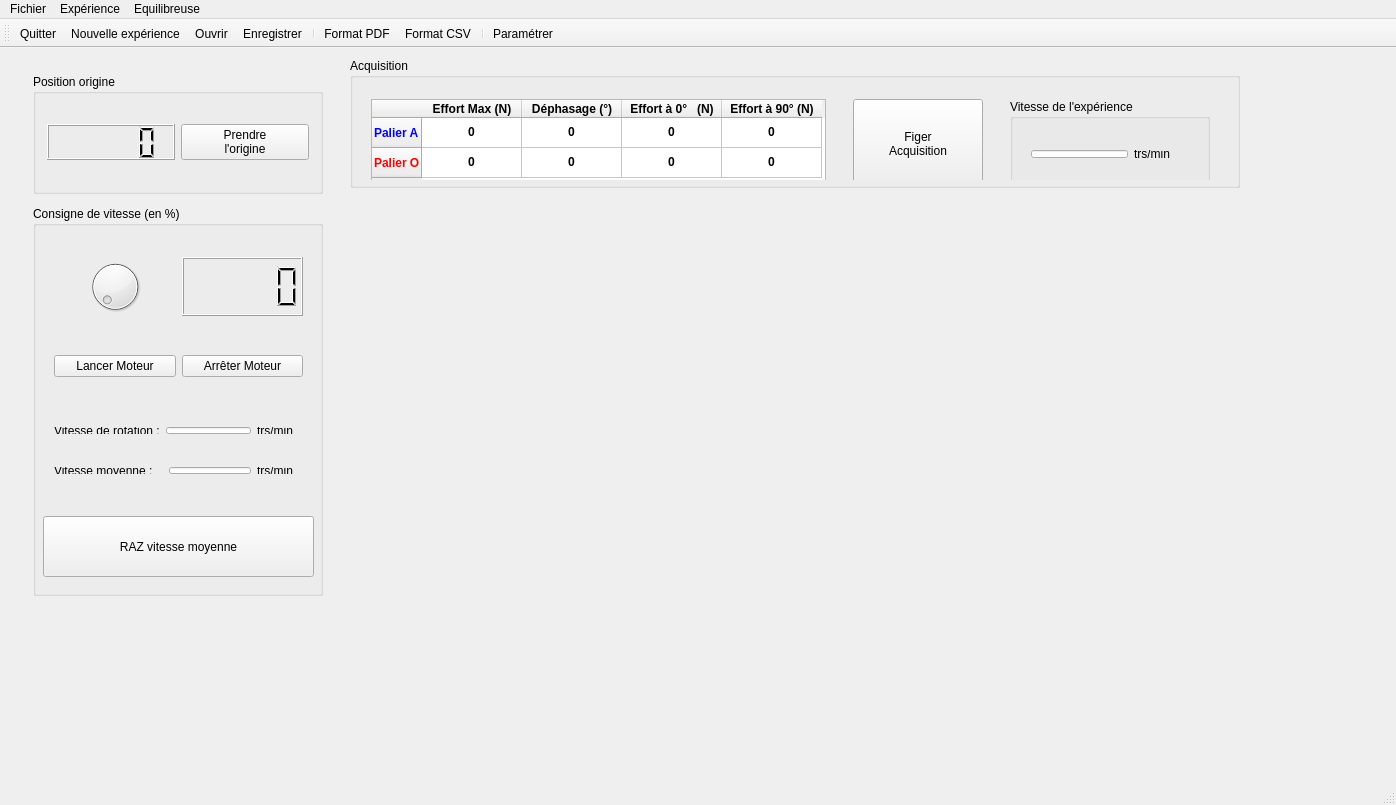
<?xml version="1.0" encoding="UTF-8"?>
<ui version="4.0">
 <class>Equilibreuse</class>
 <widget class="QMainWindow" name="Equilibreuse">
  <property name="geometry">
   <rect>
    <x>0</x>
    <y>0</y>
    <width>1396</width>
    <height>805</height>
   </rect>
  </property>
  <property name="windowTitle">
   <string>Equilibreuse</string>
  </property>
  <property name="styleSheet">
   <string notr="true"/>
  </property>
  <widget class="QWidget" name="centralWidget">
   <widget class="QWidget" name="layoutWidget">
    <property name="geometry">
     <rect>
      <x>8</x>
      <y>9</y>
      <width>341</width>
      <height>741</height>
     </rect>
    </property>
    <layout class="QGridLayout" name="gridLayout_3">
     <item row="0" column="0">
      <widget class="QGroupBox" name="groupeBoxOrigine">
       <property name="minimumSize">
        <size>
         <width>290</width>
         <height>120</height>
        </size>
       </property>
       <property name="maximumSize">
        <size>
         <width>290</width>
         <height>120</height>
        </size>
       </property>
       <property name="title">
        <string>Position origine</string>
       </property>
       <layout class="QGridLayout" name="gridLayout_2">
        <item row="0" column="0">
         <layout class="QGridLayout" name="gridLayout">
          <item row="0" column="0">
           <widget class="QLCDNumber" name="lcdNumberOrigine"/>
          </item>
          <item row="0" column="1">
           <widget class="QPushButton" name="buttonPrendreOrigine">
            <property name="text">
             <string>Prendre
l'origine</string>
            </property>
           </widget>
          </item>
         </layout>
        </item>
       </layout>
      </widget>
     </item>
     <item row="1" column="0">
      <widget class="QGroupBox" name="groupeBoxConsigneVitesse">
       <property name="minimumSize">
        <size>
         <width>290</width>
         <height>390</height>
        </size>
       </property>
       <property name="maximumSize">
        <size>
         <width>280</width>
         <height>390</height>
        </size>
       </property>
       <property name="title">
        <string>Consigne de vitesse (en %)</string>
       </property>
       <widget class="QPushButton" name="buttonRazVitesse">
        <property name="geometry">
         <rect>
          <x>10</x>
          <y>310</y>
          <width>271</width>
          <height>61</height>
         </rect>
        </property>
        <property name="text">
         <string>RAZ vitesse moyenne</string>
        </property>
       </widget>
       <widget class="QWidget" name="layoutWidget_2">
        <property name="geometry">
         <rect>
          <x>10</x>
          <y>210</y>
          <width>271</width>
          <height>29</height>
         </rect>
        </property>
        <layout class="QHBoxLayout" name="horizontalLayoutVitesseRotation">
         <item>
          <widget class="QLabel" name="label_VitesseRotation">
           <property name="text">
            <string>Vitesse de rotation :</string>
           </property>
          </widget>
         </item>
         <item>
          <widget class="QLineEdit" name="lineEditVitesseMoteur"/>
         </item>
         <item>
          <widget class="QLabel" name="label_Unite1">
           <property name="text">
            <string>trs/min   </string>
           </property>
          </widget>
         </item>
        </layout>
       </widget>
       <widget class="QWidget" name="layoutWidget_8">
        <property name="geometry">
         <rect>
          <x>10</x>
          <y>250</y>
          <width>271</width>
          <height>29</height>
         </rect>
        </property>
        <layout class="QHBoxLayout" name="horizontalLayoutVitesseMoyenne">
         <item>
          <widget class="QLabel" name="label_VitesseMoyenne">
           <property name="text">
            <string>Vitesse moyenne :   </string>
           </property>
          </widget>
         </item>
         <item>
          <widget class="QLineEdit" name="lineEditVitesseMoyenne"/>
         </item>
         <item>
          <widget class="QLabel" name="label_Unite2">
           <property name="text">
            <string>trs/min   </string>
           </property>
          </widget>
         </item>
        </layout>
       </widget>
       <widget class="QWidget" name="layoutWidget_3">
        <property name="geometry">
         <rect>
          <x>10</x>
          <y>130</y>
          <width>271</width>
          <height>61</height>
         </rect>
        </property>
        <layout class="QHBoxLayout" name="horizontalLayout">
         <item>
          <widget class="QPushButton" name="buttonLancerMoteur">
           <property name="text">
            <string>Lancer Moteur</string>
           </property>
          </widget>
         </item>
         <item>
          <widget class="QPushButton" name="buttonArretMoteur">
           <property name="text">
            <string>Arrêter Moteur</string>
           </property>
          </widget>
         </item>
        </layout>
       </widget>
       <widget class="QWidget" name="layoutWidget_4">
        <property name="geometry">
         <rect>
          <x>10</x>
          <y>40</y>
          <width>271</width>
          <height>81</height>
         </rect>
        </property>
        <layout class="QHBoxLayout" name="horizontalLayout_2">
         <item>
          <widget class="QDial" name="buttonFixerConsigneVitesse">
           <property name="maximum">
            <number>100</number>
           </property>
          </widget>
         </item>
         <item>
          <widget class="QLCDNumber" name="lcdNumberPourcentageVitesse"/>
         </item>
        </layout>
       </widget>
      </widget>
     </item>
     <item row="2" column="0">
      <widget class="QWidget" name="widgetImage" native="true">
       <property name="minimumSize">
        <size>
         <width>290</width>
         <height>170</height>
        </size>
       </property>
       <property name="maximumSize">
        <size>
         <width>290</width>
         <height>170</height>
        </size>
       </property>
       <property name="styleSheet">
        <string notr="true">Border-image: url(:/images/Maquette.png);</string>
       </property>
      </widget>
     </item>
    </layout>
   </widget>
   <widget class="QWidget" name="widgetCourbes" native="true">
    <property name="geometry">
     <rect>
      <x>310</x>
      <y>60</y>
      <width>890</width>
      <height>600</height>
     </rect>
    </property>
    <property name="minimumSize">
     <size>
      <width>890</width>
      <height>600</height>
     </size>
    </property>
   </widget>
   <widget class="QGroupBox" name="groupeBoxAcquisition">
    <property name="geometry">
     <rect>
      <x>350</x>
      <y>10</y>
      <width>890</width>
      <height>130</height>
     </rect>
    </property>
    <property name="minimumSize">
     <size>
      <width>890</width>
      <height>130</height>
     </size>
    </property>
    <property name="maximumSize">
     <size>
      <width>890</width>
      <height>130</height>
     </size>
    </property>
    <property name="title">
     <string>Acquisition</string>
    </property>
    <widget class="QWidget" name="layoutWidget_5">
     <property name="geometry">
      <rect>
       <x>10</x>
       <y>30</y>
       <width>861</width>
       <height>92</height>
      </rect>
     </property>
     <layout class="QHBoxLayout" name="horizontalLayout_4">
      <item>
       <widget class="QTableWidget" name="tableWidgetAcquisition">
        <property name="minimumSize">
         <size>
          <width>455</width>
          <height>85</height>
         </size>
        </property>
        <property name="maximumSize">
         <size>
          <width>455</width>
          <height>85</height>
         </size>
        </property>
        <property name="verticalScrollBarPolicy">
         <enum>Qt::ScrollBarAlwaysOff</enum>
        </property>
        <property name="horizontalScrollBarPolicy">
         <enum>Qt::ScrollBarAlwaysOff</enum>
        </property>
        <property name="editTriggers">
         <set>QAbstractItemView::NoEditTriggers</set>
        </property>
        <property name="tabKeyNavigation">
         <bool>false</bool>
        </property>
        <property name="showDropIndicator" stdset="0">
         <bool>false</bool>
        </property>
        <property name="dragDropOverwriteMode">
         <bool>false</bool>
        </property>
        <row>
         <property name="text">
          <string>Palier A</string>
         </property>
         <property name="font">
          <font>
           <bold>true</bold>
          </font>
         </property>
         <property name="foreground">
          <brush brushstyle="SolidPattern">
           <color alpha="255">
            <red>0</red>
            <green>0</green>
            <blue>255</blue>
           </color>
          </brush>
         </property>
        </row>
        <row>
         <property name="text">
          <string>Palier O</string>
         </property>
         <property name="font">
          <font>
           <bold>true</bold>
          </font>
         </property>
         <property name="foreground">
          <brush brushstyle="SolidPattern">
           <color alpha="255">
            <red>255</red>
            <green>0</green>
            <blue>0</blue>
           </color>
          </brush>
         </property>
        </row>
        <column>
         <property name="text">
          <string>Effort Max (N)</string>
         </property>
         <property name="font">
          <font>
           <bold>true</bold>
          </font>
         </property>
        </column>
        <column>
         <property name="text">
          <string>Déphasage (°)</string>
         </property>
         <property name="font">
          <font>
           <bold>true</bold>
          </font>
         </property>
        </column>
        <column>
         <property name="text">
          <string>Effort à 0°   (N)</string>
         </property>
         <property name="font">
          <font>
           <bold>true</bold>
          </font>
         </property>
        </column>
        <column>
         <property name="text">
          <string>Effort à 90° (N)</string>
         </property>
         <property name="font">
          <font>
           <bold>true</bold>
          </font>
         </property>
        </column>
        <item row="0" column="0">
         <property name="text">
          <string>0</string>
         </property>
         <property name="toolTip">
          <string/>
         </property>
         <property name="whatsThis">
          <string/>
         </property>
         <property name="font">
          <font>
           <bold>true</bold>
          </font>
         </property>
         <property name="textAlignment">
          <set>AlignCenter</set>
         </property>
         <property name="foreground">
          <brush brushstyle="NoBrush">
           <color alpha="255">
            <red>0</red>
            <green>0</green>
            <blue>255</blue>
           </color>
          </brush>
         </property>
        </item>
        <item row="0" column="1">
         <property name="text">
          <string>0</string>
         </property>
         <property name="font">
          <font>
           <bold>true</bold>
          </font>
         </property>
         <property name="textAlignment">
          <set>AlignCenter</set>
         </property>
         <property name="foreground">
          <brush brushstyle="NoBrush">
           <color alpha="255">
            <red>0</red>
            <green>0</green>
            <blue>255</blue>
           </color>
          </brush>
         </property>
        </item>
        <item row="0" column="2">
         <property name="text">
          <string>0</string>
         </property>
         <property name="font">
          <font>
           <bold>true</bold>
          </font>
         </property>
         <property name="textAlignment">
          <set>AlignCenter</set>
         </property>
         <property name="foreground">
          <brush brushstyle="NoBrush">
           <color alpha="255">
            <red>0</red>
            <green>0</green>
            <blue>255</blue>
           </color>
          </brush>
         </property>
        </item>
        <item row="0" column="3">
         <property name="text">
          <string>0</string>
         </property>
         <property name="font">
          <font>
           <bold>true</bold>
          </font>
         </property>
         <property name="textAlignment">
          <set>AlignCenter</set>
         </property>
         <property name="foreground">
          <brush brushstyle="NoBrush">
           <color alpha="255">
            <red>0</red>
            <green>0</green>
            <blue>255</blue>
           </color>
          </brush>
         </property>
        </item>
        <item row="1" column="0">
         <property name="text">
          <string>0</string>
         </property>
         <property name="font">
          <font>
           <bold>true</bold>
          </font>
         </property>
         <property name="textAlignment">
          <set>AlignCenter</set>
         </property>
         <property name="background">
          <brush brushstyle="NoBrush">
           <color alpha="255">
            <red>0</red>
            <green>0</green>
            <blue>0</blue>
           </color>
          </brush>
         </property>
         <property name="foreground">
          <brush brushstyle="NoBrush">
           <color alpha="255">
            <red>255</red>
            <green>0</green>
            <blue>0</blue>
           </color>
          </brush>
         </property>
        </item>
        <item row="1" column="1">
         <property name="text">
          <string>0</string>
         </property>
         <property name="font">
          <font>
           <bold>true</bold>
          </font>
         </property>
         <property name="textAlignment">
          <set>AlignCenter</set>
         </property>
         <property name="background">
          <brush brushstyle="NoBrush">
           <color alpha="255">
            <red>0</red>
            <green>0</green>
            <blue>0</blue>
           </color>
          </brush>
         </property>
         <property name="foreground">
          <brush brushstyle="NoBrush">
           <color alpha="255">
            <red>255</red>
            <green>0</green>
            <blue>0</blue>
           </color>
          </brush>
         </property>
        </item>
        <item row="1" column="2">
         <property name="text">
          <string>0</string>
         </property>
         <property name="toolTip">
          <string notr="true"/>
         </property>
         <property name="font">
          <font>
           <bold>true</bold>
          </font>
         </property>
         <property name="textAlignment">
          <set>AlignCenter</set>
         </property>
         <property name="foreground">
          <brush brushstyle="NoBrush">
           <color alpha="255">
            <red>255</red>
            <green>0</green>
            <blue>0</blue>
           </color>
          </brush>
         </property>
        </item>
        <item row="1" column="3">
         <property name="text">
          <string>0</string>
         </property>
         <property name="font">
          <font>
           <bold>true</bold>
          </font>
         </property>
         <property name="textAlignment">
          <set>AlignCenter</set>
         </property>
         <property name="foreground">
          <brush brushstyle="NoBrush">
           <color alpha="255">
            <red>255</red>
            <green>0</green>
            <blue>0</blue>
           </color>
          </brush>
         </property>
        </item>
       </widget>
      </item>
      <item>
       <spacer name="horizontalSpacer">
        <property name="orientation">
         <enum>Qt::Horizontal</enum>
        </property>
        <property name="sizeHint" stdset="0">
         <size>
          <width>40</width>
          <height>20</height>
         </size>
        </property>
       </spacer>
      </item>
      <item>
       <widget class="QPushButton" name="buttonLancerAcquisition">
        <property name="minimumSize">
         <size>
          <width>130</width>
          <height>90</height>
         </size>
        </property>
        <property name="maximumSize">
         <size>
          <width>130</width>
          <height>90</height>
         </size>
        </property>
        <property name="text">
         <string>Figer
Acquisition</string>
        </property>
       </widget>
      </item>
      <item>
       <spacer name="horizontalSpacer_2">
        <property name="orientation">
         <enum>Qt::Horizontal</enum>
        </property>
        <property name="sizeHint" stdset="0">
         <size>
          <width>40</width>
          <height>20</height>
         </size>
        </property>
       </spacer>
      </item>
      <item>
       <widget class="QGroupBox" name="groupBoxVitesse">
        <property name="minimumSize">
         <size>
          <width>200</width>
          <height>90</height>
         </size>
        </property>
        <property name="maximumSize">
         <size>
          <width>200</width>
          <height>90</height>
         </size>
        </property>
        <property name="title">
         <string>Vitesse de l'expérience </string>
        </property>
        <widget class="QWidget" name="layoutWidget_6">
         <property name="geometry">
          <rect>
           <x>10</x>
           <y>40</y>
           <width>171</width>
           <height>30</height>
          </rect>
         </property>
         <layout class="QHBoxLayout" name="horizontalLayout_3">
          <item>
           <widget class="QLineEdit" name="lineEditVitesseExperience">
            <property name="maximumSize">
             <size>
              <width>160</width>
              <height>40</height>
             </size>
            </property>
            <property name="font">
             <font>
              <pointsize>10</pointsize>
              <bold>true</bold>
             </font>
            </property>
            <property name="acceptDrops">
             <bool>false</bool>
            </property>
            <property name="alignment">
             <set>Qt::AlignCenter</set>
            </property>
            <property name="readOnly">
             <bool>true</bool>
            </property>
           </widget>
          </item>
          <item>
           <widget class="QLabel" name="label_Unite1_2">
            <property name="text">
             <string>trs/min   </string>
            </property>
           </widget>
          </item>
         </layout>
        </widget>
       </widget>
      </item>
     </layout>
    </widget>
   </widget>
  </widget>
  <widget class="QMenuBar" name="menuBar">
   <property name="geometry">
    <rect>
     <x>0</x>
     <y>0</y>
     <width>1396</width>
     <height>20</height>
    </rect>
   </property>
   <widget class="QMenu" name="menuFichier">
    <property name="title">
     <string>Fichier</string>
    </property>
    <addaction name="actionNouvelle_Experience"/>
    <addaction name="actionOuvrir"/>
    <addaction name="actionEnregistrer"/>
    <addaction name="separator"/>
    <addaction name="actionQuitter"/>
   </widget>
   <widget class="QMenu" name="menuExperience">
    <property name="title">
     <string>Expérience</string>
    </property>
    <widget class="QMenu" name="menuExporter">
     <property name="title">
      <string>Exporter</string>
     </property>
     <addaction name="actionMesures_brutes"/>
     <addaction name="actionFormat_CSV"/>
     <addaction name="actionFormat_PDF"/>
    </widget>
    <widget class="QMenu" name="menuOption">
     <property name="title">
      <string>Option</string>
     </property>
     <addaction name="actionAffichage_en_degre"/>
     <addaction name="actionAffichage_en_Newton"/>
     <addaction name="actionDecalage_origine"/>
    </widget>
    <addaction name="actionImporter_mesures_brutes"/>
    <addaction name="menuExporter"/>
    <addaction name="separator"/>
    <addaction name="actionConfigurer"/>
    <addaction name="menuOption"/>
   </widget>
   <widget class="QMenu" name="menuEquilibreuse">
    <property name="title">
     <string>Equilibreuse</string>
    </property>
    <addaction name="actionParametrer"/>
   </widget>
   <addaction name="menuFichier"/>
   <addaction name="menuExperience"/>
   <addaction name="menuEquilibreuse"/>
  </widget>
  <widget class="QToolBar" name="mainToolBar">
   <attribute name="toolBarArea">
    <enum>TopToolBarArea</enum>
   </attribute>
   <attribute name="toolBarBreak">
    <bool>false</bool>
   </attribute>
   <addaction name="actionQuitter"/>
   <addaction name="actionNouvelle_Experience"/>
   <addaction name="actionOuvrir"/>
   <addaction name="actionEnregistrer"/>
   <addaction name="separator"/>
   <addaction name="actionFormat_PDF"/>
   <addaction name="actionFormat_CSV"/>
   <addaction name="separator"/>
   <addaction name="actionParametrer"/>
  </widget>
  <widget class="QStatusBar" name="statusBar"/>
  <action name="actionNouvelle_Experience">
   <property name="icon">
    <iconset resource="images.qrc">
     <normaloff>:/images/Nouveau.png</normaloff>:/images/Nouveau.png</iconset>
   </property>
   <property name="text">
    <string>Nouvelle expérience</string>
   </property>
  </action>
  <action name="actionOuvrir">
   <property name="icon">
    <iconset resource="images.qrc">
     <normaloff>:/images/Ouvrir.png</normaloff>:/images/Ouvrir.png</iconset>
   </property>
   <property name="text">
    <string>Ouvrir</string>
   </property>
  </action>
  <action name="actionEnregistrer">
   <property name="icon">
    <iconset resource="images.qrc">
     <normaloff>:/images/Enregistrer.png</normaloff>:/images/Enregistrer.png</iconset>
   </property>
   <property name="text">
    <string>Enregistrer</string>
   </property>
  </action>
  <action name="actionImporter_mesures_brutes">
   <property name="text">
    <string>Importer mesures brutes</string>
   </property>
  </action>
  <action name="actionMesures_brutes">
   <property name="text">
    <string>Mesures brutes</string>
   </property>
  </action>
  <action name="actionFormat_CSV">
   <property name="icon">
    <iconset resource="images.qrc">
     <normaloff>:/images/Excel.png</normaloff>:/images/Excel.png</iconset>
   </property>
   <property name="text">
    <string>Format CSV</string>
   </property>
  </action>
  <action name="actionFormat_PDF">
   <property name="icon">
    <iconset resource="images.qrc">
     <normaloff>:/images/LogoPdf.png</normaloff>:/images/LogoPdf.png</iconset>
   </property>
   <property name="text">
    <string>Format PDF</string>
   </property>
  </action>
  <action name="actionConfigurer">
   <property name="text">
    <string>Configurer</string>
   </property>
  </action>
  <action name="actionAffichage_en_degre">
   <property name="checkable">
    <bool>true</bool>
   </property>
   <property name="checked">
    <bool>true</bool>
   </property>
   <property name="text">
    <string>Affichage en degré</string>
   </property>
  </action>
  <action name="actionAffichage_en_Newton">
   <property name="checkable">
    <bool>true</bool>
   </property>
   <property name="checked">
    <bool>true</bool>
   </property>
   <property name="text">
    <string>Affichage en Newton</string>
   </property>
  </action>
  <action name="actionDecalage_origine">
   <property name="checkable">
    <bool>true</bool>
   </property>
   <property name="checked">
    <bool>true</bool>
   </property>
   <property name="text">
    <string>Décalage origine</string>
   </property>
  </action>
  <action name="actionQuitter">
   <property name="icon">
    <iconset resource="images.qrc">
     <normaloff>:/images/Croix.png</normaloff>:/images/Croix.png</iconset>
   </property>
   <property name="text">
    <string>Quitter</string>
   </property>
  </action>
  <action name="actionParametrer">
   <property name="icon">
    <iconset resource="images.qrc">
     <normaloff>:/images/Parmetres.png</normaloff>:/images/Parmetres.png</iconset>
   </property>
   <property name="text">
    <string>Paramétrer</string>
   </property>
  </action>
 </widget>
 <layoutdefault spacing="6" margin="11"/>
 <resources>
  <include location="images.qrc"/>
 </resources>
 <connections>
  <connection>
   <sender>actionQuitter</sender>
   <signal>triggered()</signal>
   <receiver>Equilibreuse</receiver>
   <slot>close()</slot>
   <hints>
    <hint type="sourcelabel">
     <x>-1</x>
     <y>-1</y>
    </hint>
    <hint type="destinationlabel">
     <x>697</x>
     <y>402</y>
    </hint>
   </hints>
  </connection>
 </connections>
</ui>
